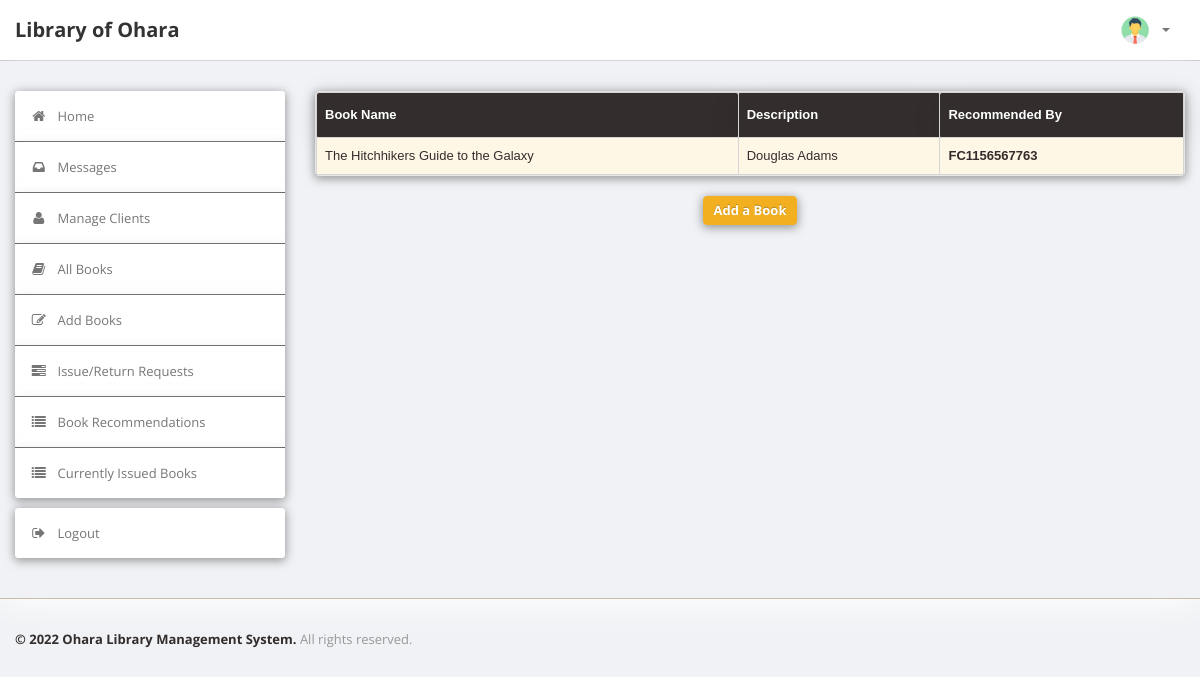
/LibraryManagementSystem/admin/recommendations.php (signed in), run on the app's committed database.
### tables this page shows
CREATE TABLE `recommendations` (
  `R_ID` int(10) NOT NULL,
  `Book_Name` varchar(50) DEFAULT NULL,
  `Description` varchar(255) DEFAULT NULL,
  `Personal_ID` varchar(50) DEFAULT NULL
);

### LibraryManagementSystem/admin/recommendations.php (the view, shortened to what this page needs)
<?php
require('dbconn.php');
?>
<?php
if ($_SESSION['Personal_ID']) {
    ?>
    <!DOCTYPE html>
    <html lang="en">
    <head>
        <link type="text/css" href="bootstrap/css/bootstrap.min.css" rel="stylesheet">
        <link type="text/css" href="bootstrap/css/bootstrap-responsive.min.css" rel="stylesheet">
        <link type="text/css" href="css/theme.css" rel="stylesheet">
        <link type="text/css" href="images/icons/css/font-awesome.css" rel="stylesheet">
    </head>
    <body>
    <div class="navbar navbar-fixed-top">
        <div class="navbar-inner">
            <div class="container">
                    <a class="brand" href="index.php">Library of Ohara </a>
                <div class="nav-collapse collapse navbar-inverse-collapse">
                    <ul class="nav pull-right">
                        <li class="nav-user dropdown"><a href="#" class="dropdown-toggle" data-toggle="dropdown">
                                <img src="images/user.png" class="nav-avatar"/>
                                <b class="caret"></b></a>
                        </li>
                    </ul>
                </div>
            </div>
        </div>
    </div>
    <div class="wrapper">
        <div class="container">
            <div class="row">
                <div class="span3">
                    <div class="sidebar">
                        <ul class="widget widget-menu unstyled">
                            <li class="active"><a href="index.php"><i class="menu-icon icon-home"></i>Home
                                </a></li>
                            <li><a href="message.php"><i class="menu-icon icon-inbox"></i>Messages</a>
                            </li>
                            <li><a href="users.php"><i class="menu-icon icon-user"></i>Manage Clients </a>
                            </li>
                            <li><a href="book.php"><i class="menu-icon icon-book"></i>All Books </a></li>
                            <li><a href="addbook.php"><i class="menu-icon icon-edit"></i>Add Books </a></li>
                            <li><a href="requests.php"><i class="menu-icon icon-tasks"></i>Issue/Return Requests </a>
                            </li>
                            <li><a href="recommendations.php"><i class="menu-icon icon-list"></i>Book Recommendations
                                </a></li>
                            <li><a href="current.php"><i class="menu-icon icon-list"></i>Currently Issued Books </a>
                            </li>
                        </ul>
                        <ul class="widget widget-menu unstyled">
                            <li><a href="logout.php"><i class="menu-icon icon-signout"></i>Logout </a></li>
                        </ul>
                    </div>
                </div>
                <div class="span9">
                    <div class="module">
                        <table class="table" id="tables">
                        <thead>
                        <tr>
                            <th>Book Name</th>
                            <th>Description</th>
                            <th>Recommended By</th>
                        </tr>
                        </thead>
                        <tbody>
                        <?php
                        $sql = "select * from LMS.recommendations";
                        $result = $conn->query($sql);
                        while ($row = $result->fetch_assoc()) {
                            $bookname = $row['Book_Name'];
                            $description = $row['Description'];
                            $Personal_ID = $row['Personal_ID'];
                            ?>
                            <tr>
                                <td><?php echo $bookname ?></td>
                                <td><?php echo $description ?></td>
                                <td><b><?php echo strtoupper($Personal_ID) ?></b></td>
                            </tr>
                        <?php } ?>
                        </tbody>
                        </table>
                    </div>
                    <center>
                        <a href="addbook.php" class="btn btn-success">Add a Book</a>
                    </center>
                </div>
            </div>
        </div>
    </div>
    <div class="footer">
        <div class="container">
            <b class="copyright">&copy; 2022 Ohara Library Management System. </b>All rights reserved.
        </div>
    </div>
    </body>
    </html>
<?php } else {
    echo "<script type='text/javascript'>alert('Access Denied!!!')</script>";
} ?>

### LibraryManagementSystem/admin/css/theme.css (style rules this page uses)
#tables { font-family: "Trebuchet MS", Arial, Helvetica, sans-serif; border-collapse: collapse; width: 100%; }
#tables td, #tables th { border: 0px solid #ddd; border-radius: 2px; border: 1px solid #332d2d66; padding: 8px; }
#tables tr:nth-child(odd) { background-color: #fff7e6; }
#tables th { padding-top: 12px; padding-bottom: 12px; text-align: left; background-color: #332d2d; border-radius: 2px; box-shadow: 0 4px 30px rgba(0, 0, 0, 0.1); border: 1px solid #332d2d2d; color: white; }
body { font-size: 13px; font-family: 'Open Sans', Arial, sans-serif; background: #f0f2f5; border-radius: 4px; box-shadow: 0 4px 30px rgba(0, 0, 0, 0.1); border: 0px solid rgba(255, 255, 255, 0.3); color: #332d2d }
strong, b { color: #332d2d; }
.wrapper { background: #f0f2f5; border-bottom: 1px solid rgba(125, 62, 0, 0.303); -webkit-box-shadow: 0 1px 2px rgb(255, 255, 255); -moz-box-shadow: 0 1px 2px rgb(255, 255, 255); box-shadow: 0 4px 30px rgb(255, 255, 255); padding: 30px 0; }
.footer { color: #999; padding: 30px 0 60px }
body [class^="icon-"], body [class*=" icon-"] { font-size: 14px; line-height: 20px; height: 20px }
.module { background: #fff; -webkit-border-radius: 3px; -moz-border-radius: 3px; border-radius: 3px; border: 1px solid #ccc; border-bottom-color: #bbb; -webkit-box-shadow: 0 0 1px rgba(0, 0, 0, 0.2); -moz-box-shadow: 0 0 1px rgba(0, 0, 0, 0.2); box-shadow: 0px 2px 10px 1px rgba(71, 71, 71, 0.52); margin-bottom: 30px }
.navbar { position: static !important; margin: 0 !important }
.navbar .navbar-inner { background: #fff; border-bottom: 1px solid #bbb; -webkit-box-shadow: 0 1px 2px rgba(0, 0, 0, 0.15); -moz-box-shadow: 0 1px 2px rgba(0, 0, 0, 0.15); box-shadow: 0 1px 2px rgba(0, 0, 0, 0.15) }
.navbar .brand { color: #333; font-weight: bold; font-size: 20px; margin-right: 20px; padding: 20px }
.navbar .nav > li > a { padding: 20px 15px; font-weight: bold; color: #777 }
.nav-user > a { height: 20px }
.nav-avatar { width: 34px; height: 34px; margin: -7px 5px 0 0; -webkit-border-radius: 50%; -moz-border-radius: 50%; border-radius: 50% }
.btn, .btn-box { -webkit-border-radius: 3px; -moz-border-radius: 3px; border-radius: 3px }
.btn { font-size: 13px; font-weight: 600 }
.btn { display: inline-block; margin-bottom: 0; font-weight: 700; text-align: center; vertical-align: middle; cursor: pointer; background-image: none; border: 1px solid transparent; white-space: nowrap; padding: 4px 10px; font-size: 13px; line-height: 1.42857; border-radius: 4px; -moz-box-shadow: 0 2px 2px 2px rgba(0, 0, 0, 0.596); -webkit-box-shadow: 0 2px 2px 2px rgba(0, 0, 0, 0.596); box-shadow: 0px 2px 10px 1px rgba(71, 71, 71, 0.52); -webkit-user-select: none; -moz-user-select: none; -ms-user-select: none; user-select: none }
.btn-success { color: #fff; background-color: #f2b021; border-color: #f2b021 }
.table { margin-bottom: 0 }
.table th, .table td { border-color: #d5d5d5 !important }
.widget-menu { background: #fff; -webkit-border-radius: 3px; -moz-border-radius: 3px; border-radius: 4px; -moz-box-shadow: 0 5px 5px 5px rgba(0, 0, 0, 0.596); -webkit-box-shadow: 0 5px 5px 5px rgba(0, 0, 0, 0.596); box-shadow: 0px 2px 10px 1px rgba(71, 71, 71, 0.52); border: 0px solid rgba(148, 148, 148, 0.3); overflow: hidden }
.widget-menu a { color: #555; display: block; line-height: 20px; padding: 15px; text-decoration: none !important }
.widget-menu .menu-icon { margin-right: 10px; color: #767676; -webkit-transition: all .2s ease-in-out; -moz-transition: all .2s ease-in-out; transition: all .2s ease-in-out; }
.widget-menu > li + li { border-top: 1px solid #555 }
.widget-menu > li > a { background-color: #ffffff; color: #767676; box-shadow: 0px 2px 10px 1px rgba(219, 219, 219, 0.548); -webkit-transition: all .2s ease-in-out; -moz-transition: all .2s ease-in-out; transition: all .2s ease-in-out; }
.module { box-shadow: 0 0 3px rgba(0, 0, 0, .1); border-color: #e9e9e9; margin-bottom: 20px; background-color: #fff; border-radius: 4px; -moz-box-shadow: 0 10px 10px 10px rgba(0, 0, 0, 0.596); -webkit-box-shadow: 0 10px 10px 10px rgba(0, 0, 0, 0.596); box-shadow: 0px 2px 10px 1px rgba(71, 71, 71, 0.52); }

### data on the page
recommendations: Book_Name "The Hitchhikers Guide to the Galaxy", Description "Douglas Adams", Personal_ID "FC1156567763"
